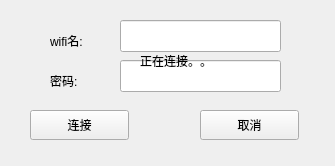
<?xml version="1.0" encoding="UTF-8"?>
<ui version="4.0">
 <class>wifiConnect</class>
 <widget class="QWidget" name="wifiConnect">
  <property name="geometry">
   <rect>
    <x>0</x>
    <y>0</y>
    <width>335</width>
    <height>166</height>
   </rect>
  </property>
  <property name="windowTitle">
   <string>Form</string>
  </property>
  <widget class="QLineEdit" name="wifiName">
   <property name="enabled">
    <bool>true</bool>
   </property>
   <property name="geometry">
    <rect>
     <x>120</x>
     <y>20</y>
     <width>161</width>
     <height>32</height>
    </rect>
   </property>
  </widget>
  <widget class="QLineEdit" name="wifiPassword">
   <property name="geometry">
    <rect>
     <x>120</x>
     <y>60</y>
     <width>161</width>
     <height>32</height>
    </rect>
   </property>
   <property name="echoMode">
    <enum>QLineEdit::Password</enum>
   </property>
  </widget>
  <widget class="QLabel" name="label">
   <property name="geometry">
    <rect>
     <x>50</x>
     <y>30</y>
     <width>68</width>
     <height>22</height>
    </rect>
   </property>
   <property name="text">
    <string>wifi名:</string>
   </property>
  </widget>
  <widget class="QLabel" name="label_2">
   <property name="geometry">
    <rect>
     <x>50</x>
     <y>70</y>
     <width>68</width>
     <height>22</height>
    </rect>
   </property>
   <property name="text">
    <string>密码:</string>
   </property>
  </widget>
  <widget class="QPushButton" name="connectWifi">
   <property name="geometry">
    <rect>
     <x>30</x>
     <y>110</y>
     <width>99</width>
     <height>30</height>
    </rect>
   </property>
   <property name="text">
    <string>连接</string>
   </property>
  </widget>
  <widget class="QPushButton" name="cancel">
   <property name="geometry">
    <rect>
     <x>200</x>
     <y>110</y>
     <width>99</width>
     <height>30</height>
    </rect>
   </property>
   <property name="text">
    <string>取消</string>
   </property>
  </widget>
  <widget class="QLabel" name="label_3">
   <property name="geometry">
    <rect>
     <x>140</x>
     <y>50</y>
     <width>68</width>
     <height>22</height>
    </rect>
   </property>
   <property name="text">
    <string>正在连接。。。</string>
   </property>
  </widget>
 </widget>
 <resources/>
 <connections/>
</ui>
